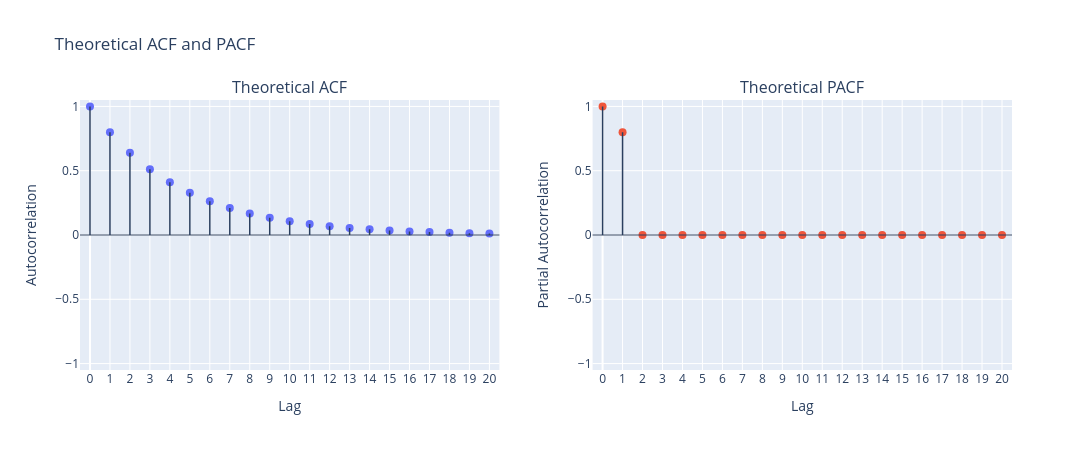

Notebook code for this chart:
### Markdown cell above
## AR(1)

### Code cell
arma.plotly_arma_correlations(
    ar=[0.8],
    ma=[],
    n_lags=20,
)

### Figure 1 — Plotly figure (JSON) as saved in the notebook; plotly's stock layout.template omitted (floating-point values rounded to 4 significant figures)
{"data": [{"hovertemplate": "%{text}<extra></extra>", "marker": {"size": 8}, "mode": "markers", "name": "ACF", "showlegend": false, "text": ["Lag: 0<br>ACF: 1.0000", "Lag: 1<br>ACF: 0.8000", "Lag: 2<br>ACF: 0.6400", "Lag: 3<br>ACF: 0.5120", "Lag: 4<br>ACF: 0.4096", "Lag: 5<br>ACF: 0.3277", "Lag: 6<br>ACF: 0.2621", "Lag: 7<br>ACF: 0.2097", "Lag: 8<br>ACF: 0.1678", "Lag: 9<br>ACF: 0.1342", "Lag: 10<br>ACF: 0.1074", "Lag: 11<br>ACF: 0.0859", "Lag: 12<br>ACF: 0.0687", "Lag: 13<br>ACF: 0.0550", "Lag: 14<br>ACF: 0.0440", "Lag: 15<br>ACF: 0.0352", "Lag: 16<br>ACF: 0.0281", "Lag: 17<br>ACF: 0.0225", "Lag: 18<br>ACF: 0.0180", "Lag: 19<br>ACF: 0.0144", "Lag: 20<br>ACF: 0.0115"], "type": "scatter", "x": [0, 1, 2, 3, 4, 5, 6, 7, 8, 9, 10, 11, 12, 13, 14, 15, 16, 17, 18, 19, 20], "xaxis": "x", "y": [1.0, 0.8, 0.64, 0.512, 0.4096, 0.3277, 0.2621, 0.2097, 0.1678, 0.1342, 0.1074, 0.0859, 0.06872, 0.05498, 0.04398, 0.03518, 0.02815, 0.02252, 0.01801, 0.01441, 0.01153], "yaxis": "y"}, {"hovertemplate": "%{text}<extra></extra>", "marker": {"size": 8}, "mode": "markers", "name": "PACF", "showlegend": false, "text": ["Lag: 0<br>PACF: 1.0000", "Lag: 1<br>PACF: 0.8000", "Lag: 2<br>PACF: -0.0000", "Lag: 3<br>PACF: 0.0000", "Lag: 4<br>PACF: -0.0000", "Lag: 5<br>PACF: 0.0000", "Lag: 6<br>PACF: 0.0000", "Lag: 7<br>PACF: -0.0000", "Lag: 8<br>PACF: 0.0000", "Lag: 9<br>PACF: -0.0000", "Lag: 10<br>PACF: 0.0000", "Lag: 11<br>PACF: 0.0000", "Lag: 12<br>PACF: 0.0000", "Lag: 13<br>PACF: -0.0000", "Lag: 14<br>PACF: 0.0000", "Lag: 15<br>PACF: 0.0000", "Lag: 16<br>PACF: -0.0000", "Lag: 17<br>PACF: 0.0000", "Lag: 18<br>PACF: 0.0000", "Lag: 19<br>PACF: -0.0000", "Lag: 20<br>PACF: 0.0000"], "type": "scatter", "x": [0, 1, 2, 3, 4, 5, 6, 7, 8, 9, 10, 11, 12, 13, 14, 15, 16, 17, 18, 19, 20], "xaxis": "x2", "y": [1.0, 0.8, -3.084e-16, 0.0, -1.542e-16, 3.084e-16, 0.0, -2.313e-16, 3.084e-16, -1.542e-16, 3.855e-17, 3.855e-17, 0.0, -7.71e-17, 3.855e-17, 0.0, -2.891e-17, 9.637e-18, 2.891e-17, -1.927e-17, 4.819e-18], "yaxis": "y2"}], "layout": {"annotations": [{"font": {"size": 16}, "showarrow": false, "text": "Theoretical ACF", "x": 0.225, "xanchor": "center", "xref": "paper", "y": 1, "yanchor": "bottom", "yref": "paper"}, {"font": {"size": 16}, "showarrow": false, "text": "Theoretical PACF", "x": 0.775, "xanchor": "center", "xref": "paper", "y": 1, "yanchor": "bottom", "yref": "paper"}], "height": 450, "shapes": [{"line": {"width": 1.5}, "type": "line", "x0": 0, "x1": 0, "xref": "x", "y0": 0, "y1": 1, "yref": "y"}, {"line": {"width": 1.5}, "type": "line", "x0": 1, "x1": 1, "xref": "x", "y0": 0, "y1": 0.8, "yref": "y"}, {"line": {"width": 1.5}, "type": "line", "x0": 2, "x1": 2, "xref": "x", "y0": 0, "y1": 0.64, "yref": "y"}, {"line": {"width": 1.5}, "type": "line", "x0": 3, "x1": 3, "xref": "x", "y0": 0, "y1": 0.512, "yref": "y"}, {"line": {"width": 1.5}, "type": "line", "x0": 4, "x1": 4, "xref": "x", "y0": 0, "y1": 0.4096, "yref": "y"}, {"line": {"width": 1.5}, "type": "line", "x0": 5, "x1": 5, "xref": "x", "y0": 0, "y1": 0.3277, "yref": "y"}, {"line": {"width": 1.5}, "type": "line", "x0": 6, "x1": 6, "xref": "x", "y0": 0, "y1": 0.2621, "yref": "y"}, {"line": {"width": 1.5}, "type": "line", "x0": 7, "x1": 7, "xref": "x", "y0": 0, "y1": 0.2097, "yref": "y"}, {"line": {"width": 1.5}, "type": "line", "x0": 8, "x1": 8, "xref": "x", "y0": 0, "y1": 0.1678, "yref": "y"}, {"line": {"width": 1.5}, "type": "line", "x0": 9, "x1": 9, "xref": "x", "y0": 0, "y1": 0.1342, "yref": "y"}, {"line": {"width": 1.5}, "type": "line", "x0": 10, "x1": 10, "xref": "x", "y0": 0, "y1": 0.1074, "yref": "y"}, {"line": {"width": 1.5}, "type": "line", "x0": 11, "x1": 11, "xref": "x", "y0": 0, "y1": 0.0859, "yref": "y"}, {"line": {"width": 1.5}, "type": "line", "x0": 12, "x1": 12, "xref": "x", "y0": 0, "y1": 0.06872, "yref": "y"}, {"line": {"width": 1.5}, "type": "line", "x0": 13, "x1": 13, "xref": "x", "y0": 0, "y1": 0.05498, "yref": "y"}, {"line": {"width": 1.5}, "type": "line", "x0": 14, "x1": 14, "xref": "x", "y0": 0, "y1": 0.04398, "yref": "y"}, {"line": {"width": 1.5}, "type": "line", "x0": 15, "x1": 15, "xref": "x", "y0": 0, "y1": 0.03518, "yref": "y"}, {"line": {"width": 1.5}, "type": "line", "x0": 16, "x1": 16, "xref": "x", "y0": 0, "y1": 0.02815, "yref": "y"}, {"line": {"width": 1.5}, "type": "line", "x0": 17, "x1": 17, "xref": "x", "y0": 0, "y1": 0.02252, "yref": "y"}, {"line": {"width": 1.5}, "type": "line", "x0": 18, "x1": 18, "xref": "x", "y0": 0, "y1": 0.01801, "yref": "y"}, {"line": {"width": 1.5}, "type": "line", "x0": 19, "x1": 19, "xref": "x", "y0": 0, "y1": 0.01441, "yref": "y"}, {"line": {"width": 1.5}, "type": "line", "x0": 20, "x1": 20, "xref": "x", "y0": 0, "y1": 0.01153, "yref": "y"}, {"line": {"width": 1.5}, "type": "line", "x0": 0, "x1": 0, "xref": "x2", "y0": 0, "y1": 1, "yref": "y2"}, {"line": {"width": 1.5}, "type": "line", "x0": 1, "x1": 1, "xref": "x2", "y0": 0, "y1": 0.8, "yref": "y2"}, {"line": {"width": 1.5}, "type": "line", "x0": 2, "x1": 2, "xref": "x2", "y0": 0, "y1": -3.084e-16, "yref": "y2"}, {"line": {"width": 1.5}, "type": "line", "x0": 3, "x1": 3, "xref": "x2", "y0": 0, "y1": 0, "yref": "y2"}, {"line": {"width": 1.5}, "type": "line", "x0": 4, "x1": 4, "xref": "x2", "y0": 0, "y1": -1.542e-16, "yref": "y2"}, {"line": {"width": 1.5}, "type": "line", "x0": 5, "x1": 5, "xref": "x2", "y0": 0, "y1": 3.084e-16, "yref": "y2"}, {"line": {"width": 1.5}, "type": "line", "x0": 6, "x1": 6, "xref": "x2", "y0": 0, "y1": 0, "yref": "y2"}, {"line": {"width": 1.5}, "type": "line", "x0": 7, "x1": 7, "xref": "x2", "y0": 0, "y1": -2.313e-16, "yref": "y2"}, {"line": {"width": 1.5}, "type": "line", "x0": 8, "x1": 8, "xref": "x2", "y0": 0, "y1": 3.084e-16, "yref": "y2"}, {"line": {"width": 1.5}, "type": "line", "x0": 9, "x1": 9, "xref": "x2", "y0": 0, "y1": -1.542e-16, "yref": "y2"}, {"line": {"width": 1.5}, "type": "line", "x0": 10, "x1": 10, "xref": "x2", "y0": 0, "y1": 3.855e-17, "yref": "y2"}, {"line": {"width": 1.5}, "type": "line", "x0": 11, "x1": 11, "xref": "x2", "y0": 0, "y1": 3.855e-17, "yref": "y2"}, {"line": {"width": 1.5}, "type": "line", "x0": 12, "x1": 12, "xref": "x2", "y0": 0, "y1": 0, "yref": "y2"}, {"line": {"width": 1.5}, "type": "line", "x0": 13, "x1": 13, "xref": "x2", "y0": 0, "y1": -7.71e-17, "yref": "y2"}, {"line": {"width": 1.5}, "type": "line", "x0": 14, "x1": 14, "xref": "x2", "y0": 0, "y1": 3.855e-17, "yref": "y2"}, {"line": {"width": 1.5}, "type": "line", "x0": 15, "x1": 15, "xref": "x2", "y0": 0, "y1": 0, "yref": "y2"}, {"line": {"width": 1.5}, "type": "line", "x0": 16, "x1": 16, "xref": "x2", "y0": 0, "y1": -2.891e-17, "yref": "y2"}, {"line": {"width": 1.5}, "type": "line", "x0": 17, "x1": 17, "xref": "x2", "y0": 0, "y1": 9.637e-18, "yref": "y2"}, {"line": {"width": 1.5}, "type": "line", "x0": 18, "x1": 18, "xref": "x2", "y0": 0, "y1": 2.891e-17, "yref": "y2"}, {"line": {"width": 1.5}, "type": "line", "x0": 19, "x1": 19, "xref": "x2", "y0": 0, "y1": -1.927e-17, "yref": "y2"}, {"line": {"width": 1.5}, "type": "line", "x0": 20, "x1": 20, "xref": "x2", "y0": 0, "y1": 4.819e-18, "yref": "y2"}, {"line": {"width": 1}, "type": "line", "x0": 0, "x1": 1, "xref": "x domain", "y0": 0, "y1": 0, "yref": "y"}, {"line": {"width": 1}, "type": "line", "x0": 0, "x1": 1, "xref": "x2 domain", "y0": 0, "y1": 0, "yref": "y2"}], "title": {"text": "Theoretical ACF and PACF"}, "width": 1100, "xaxis": {"anchor": "y", "domain": [0, 0.45], "dtick": 1, "range": [-0.5, 20.5], "tick0": 0, "tickmode": "linear", "title": {"text": "Lag"}}, "xaxis2": {"anchor": "y2", "domain": [0.55, 1], "dtick": 1, "range": [-0.5, 20.5], "tick0": 0, "tickmode": "linear", "title": {"text": "Lag"}}, "yaxis": {"anchor": "x", "domain": [0, 1], "range": [-1.05, 1.05], "title": {"text": "Autocorrelation"}}, "yaxis2": {"anchor": "x2", "domain": [0, 1], "range": [-1.05, 1.05], "title": {"text": "Partial Autocorrelation"}}}}
